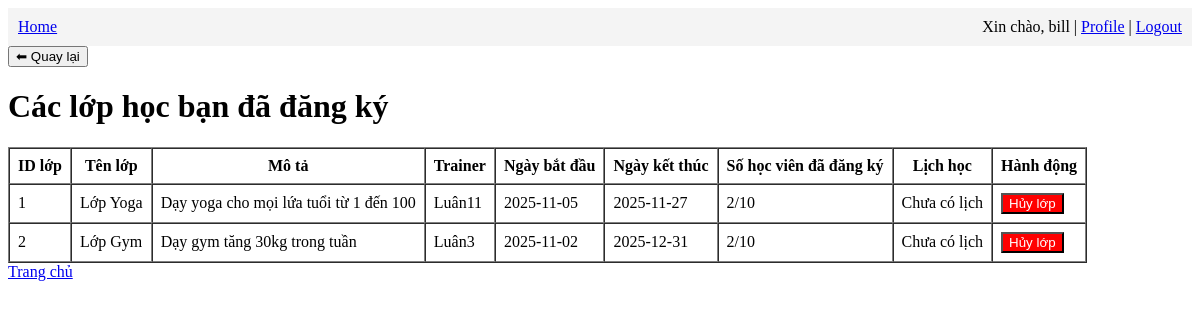
The page /user/user_class (signed in) on the database as committed earlier.
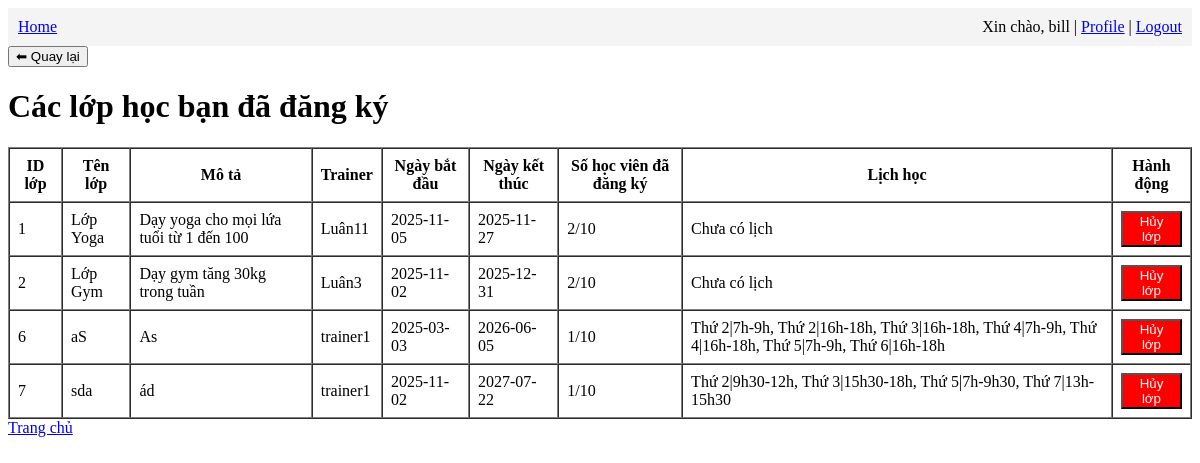
The same page on the database as committed later.
### app/models.py (models this page shows)
class Class(db.Model):
    id = db.Column(db.Integer, primary_key=True)
    name = db.Column(db.String(128), nullable=False)
    description = db.Column(db.Text)
    trainer_name = db.Column(db.String(128))
    start_date = db.Column(db.Date)
    end_date = db.Column(db.Date)
    schedule = db.Column(db.Text)

### app/user/routes.py (the view)
@bp.route('/user_class')
@login_required
def user_class():
    registered = (
        db.session.query(Class)
        .join(UserClass)
        .filter(UserClass.user_id == current_user.id)
        .all()
    )
    class_data = []
    for c in registered:
        count = UserClass.query.filter_by(class_id=c.id).count()
        class_data.append({
            "class": c,
            "count": count
        })
    return render_template('user/user_class.html', classes=class_data)

### app/models.py (called while the page is built)
@login.user_loader
def load_user(id):
    return db.session.get(User, int(id))

### app/user/templates/user/user_class.html (shortened to what this page needs)
{% extends "base.html" %}
{% block content %}
<h1>Các lớp học bạn đã đăng ký</h1>
{% if classes %}
<table border="1" cellpadding="8" cellspacing="0">
    <tr>
        <th>ID lớp</th>
        <th>Tên lớp</th>
        <th>Mô tả</th>
        <th>Trainer</th>
        <th>Ngày bắt đầu</th>
        <th>Ngày kết thúc</th>
        <th>Số học viên đã đăng ký</th>
        <th>Lịch học</th>
        <th>Hành động</th>
    </tr>
    {% for item in classes %}
    <tr>
        <td>{{ item.class.id }}</td>
        <td>{{ item.class.name }}</td>
        <td>{{ item.class.description }}</td>
        <td>{{ item.class.trainer_name }}</td>
        <td>{{ item.class.start_date }}</td>
        <td>{{ item.class.end_date }}</td>
        <td>{{ item.count }}/10</td>
        <td>
            {% if item.class.schedule %}
                {{ item.class.schedule.replace(",", ", ") }}
            {% else %}
                Chưa có lịch
            {% endif %}
        </td>
        <td>
            <form method="POST" action="{{ url_for('user.cancel_class', class_id=item.class.id) }}">
                <button style="background:red; color:white;">Hủy lớp</button>
            </form>
        </td>
    </tr>
    {% endfor %}
</table>
{% else %}
    <p>Bạn chưa đăng ký lớp nào.</p>
{% endif %}
<a href="{{ url_for('user.dashboard') }}">Trang chủ</a>
{% endblock %}

Rows that differ between the two databases and show on the page:
added Class: class.id "6", class.name "aS", class.description "As", class.trainer_name "trainer1", class.start_date "2025-03-03", class.end_date "2026-06-05", class.schedule.replace "Thứ 2|7h-9h, Thứ 2|16h-18h, Thứ 3|16h-18h, Thứ 4|7h-9h, Thứ 4|16h-18h, Thứ 5|7h-9h, Thứ 6|16h-18h"
added Class: class.id "7", class.name "sda", class.description "ád", class.trainer_name "trainer1", class.start_date "2025-11-02", class.end_date "2027-07-22", class.schedule.replace "Thứ 2|9h30-12h, Thứ 3|15h30-18h, Thứ 5|7h-9h30, Thứ 7|13h-15h30"
Other text that changed with them:
new list line: "1 /10 Hủy lớp"
